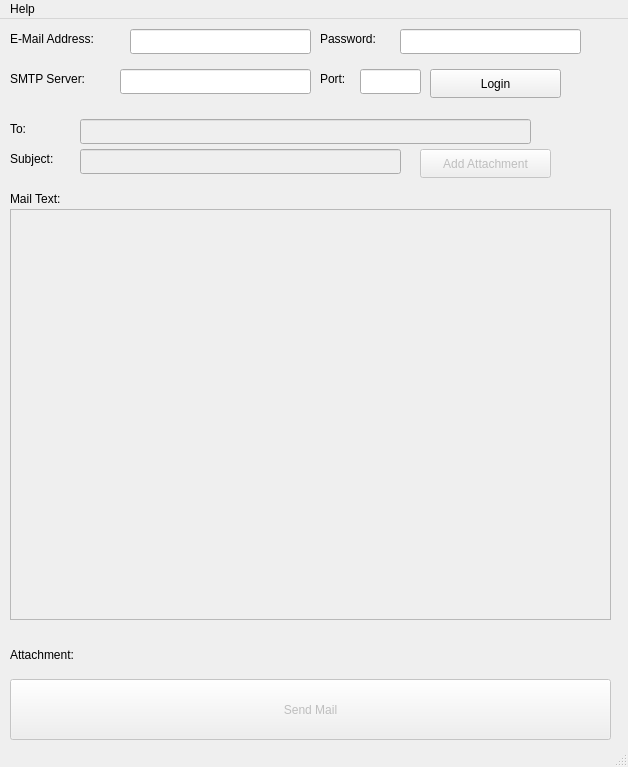
<?xml version="1.0" encoding="UTF-8"?>
<ui version="4.0">
 <class>MainWindow</class>
 <widget class="QMainWindow" name="MainWindow">
  <property name="geometry">
   <rect>
    <x>0</x>
    <y>0</y>
    <width>628</width>
    <height>767</height>
   </rect>
  </property>
  <property name="windowTitle">
   <string>MainWindow</string>
  </property>
  <widget class="QWidget" name="centralwidget">
   <widget class="QLabel" name="label">
    <property name="geometry">
     <rect>
      <x>10</x>
      <y>10</y>
      <width>111</width>
      <height>20</height>
     </rect>
    </property>
    <property name="text">
     <string>E-Mail Address:</string>
    </property>
   </widget>
   <widget class="QLineEdit" name="lineEdit">
    <property name="geometry">
     <rect>
      <x>130</x>
      <y>10</y>
      <width>181</width>
      <height>25</height>
     </rect>
    </property>
   </widget>
   <widget class="QLabel" name="label_2">
    <property name="geometry">
     <rect>
      <x>320</x>
      <y>10</y>
      <width>91</width>
      <height>20</height>
     </rect>
    </property>
    <property name="text">
     <string>Password:</string>
    </property>
   </widget>
   <widget class="QLineEdit" name="lineEdit_2">
    <property name="geometry">
     <rect>
      <x>400</x>
      <y>10</y>
      <width>181</width>
      <height>25</height>
     </rect>
    </property>
   </widget>
   <widget class="QLabel" name="label_3">
    <property name="geometry">
     <rect>
      <x>10</x>
      <y>50</y>
      <width>101</width>
      <height>20</height>
     </rect>
    </property>
    <property name="text">
     <string>SMTP Server:</string>
    </property>
   </widget>
   <widget class="QLineEdit" name="lineEdit_3">
    <property name="geometry">
     <rect>
      <x>120</x>
      <y>50</y>
      <width>191</width>
      <height>25</height>
     </rect>
    </property>
   </widget>
   <widget class="QLabel" name="label_4">
    <property name="geometry">
     <rect>
      <x>320</x>
      <y>50</y>
      <width>91</width>
      <height>20</height>
     </rect>
    </property>
    <property name="text">
     <string>Port:</string>
    </property>
   </widget>
   <widget class="QLineEdit" name="lineEdit_4">
    <property name="geometry">
     <rect>
      <x>360</x>
      <y>50</y>
      <width>61</width>
      <height>25</height>
     </rect>
    </property>
   </widget>
   <widget class="QPushButton" name="pushButton">
    <property name="geometry">
     <rect>
      <x>430</x>
      <y>50</y>
      <width>131</width>
      <height>29</height>
     </rect>
    </property>
    <property name="text">
     <string>Login</string>
    </property>
   </widget>
   <widget class="QLabel" name="label_5">
    <property name="geometry">
     <rect>
      <x>10</x>
      <y>100</y>
      <width>91</width>
      <height>20</height>
     </rect>
    </property>
    <property name="text">
     <string>To:</string>
    </property>
   </widget>
   <widget class="QLineEdit" name="lineEdit_5">
    <property name="enabled">
     <bool>false</bool>
    </property>
    <property name="geometry">
     <rect>
      <x>80</x>
      <y>100</y>
      <width>451</width>
      <height>25</height>
     </rect>
    </property>
    <property name="text">
     <string/>
    </property>
   </widget>
   <widget class="QLabel" name="label_6">
    <property name="geometry">
     <rect>
      <x>10</x>
      <y>130</y>
      <width>61</width>
      <height>20</height>
     </rect>
    </property>
    <property name="text">
     <string>Subject:</string>
    </property>
   </widget>
   <widget class="QLineEdit" name="lineEdit_6">
    <property name="enabled">
     <bool>false</bool>
    </property>
    <property name="geometry">
     <rect>
      <x>80</x>
      <y>130</y>
      <width>321</width>
      <height>25</height>
     </rect>
    </property>
    <property name="text">
     <string/>
    </property>
   </widget>
   <widget class="QPushButton" name="pushButton_2">
    <property name="enabled">
     <bool>false</bool>
    </property>
    <property name="geometry">
     <rect>
      <x>420</x>
      <y>130</y>
      <width>131</width>
      <height>29</height>
     </rect>
    </property>
    <property name="text">
     <string>Add Attachment</string>
    </property>
   </widget>
   <widget class="QLabel" name="label_7">
    <property name="geometry">
     <rect>
      <x>10</x>
      <y>170</y>
      <width>81</width>
      <height>20</height>
     </rect>
    </property>
    <property name="text">
     <string>Mail Text:</string>
    </property>
   </widget>
   <widget class="QTextEdit" name="textEdit">
    <property name="enabled">
     <bool>false</bool>
    </property>
    <property name="geometry">
     <rect>
      <x>10</x>
      <y>190</y>
      <width>601</width>
      <height>411</height>
     </rect>
    </property>
   </widget>
   <widget class="QLabel" name="label_8">
    <property name="geometry">
     <rect>
      <x>10</x>
      <y>620</y>
      <width>601</width>
      <height>31</height>
     </rect>
    </property>
    <property name="text">
     <string>Attachment:</string>
    </property>
   </widget>
   <widget class="QPushButton" name="pushButton_3">
    <property name="enabled">
     <bool>false</bool>
    </property>
    <property name="geometry">
     <rect>
      <x>10</x>
      <y>660</y>
      <width>601</width>
      <height>61</height>
     </rect>
    </property>
    <property name="text">
     <string>Send Mail</string>
    </property>
   </widget>
  </widget>
  <widget class="QStatusBar" name="statusbar"/>
  <widget class="QMenuBar" name="menuBar">
   <property name="geometry">
    <rect>
     <x>0</x>
     <y>0</y>
     <width>628</width>
     <height>26</height>
    </rect>
   </property>
   <widget class="QMenu" name="menuHelp">
    <property name="title">
     <string>Help</string>
    </property>
    <addaction name="separator"/>
    <addaction name="actionAbout"/>
   </widget>
   <addaction name="menuHelp"/>
  </widget>
  <action name="actionAbout">
   <property name="text">
    <string>About</string>
   </property>
  </action>
 </widget>
 <resources/>
 <connections/>
</ui>
